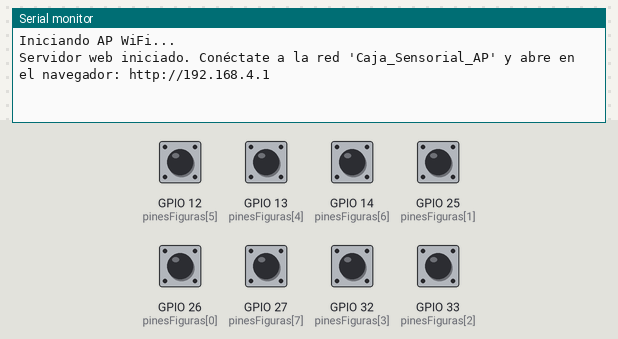
Simulated run of this sketch. Board: ESP32. Shown: the last lines printed to the serial monitor. The test bench sets the inputs (shaded band); at power-on: GPIO 12 (pinesFiguras[5]), GPIO 13 (pinesFiguras[4]), GPIO 14 (pinesFiguras[6]), GPIO 25 (pinesFiguras[1]), GPIO 26 (pinesFiguras[0]), GPIO 27 (pinesFiguras[7]), GPIO 32 (pinesFiguras[3]), GPIO 33 (pinesFiguras[2]) HIGH. The audio player accepts every command and is not drawn.

Above: at 2.7 s.
2.8 s: GPIO 12 (pinesFiguras[5]) pulled LOW for 0.15 s
At 3.4 s:
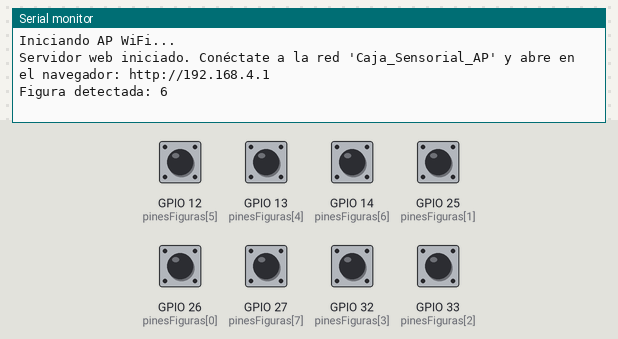
4.4 s: GPIO 13 (pinesFiguras[4]) pulled LOW for 0.15 s
At 5.6 s:
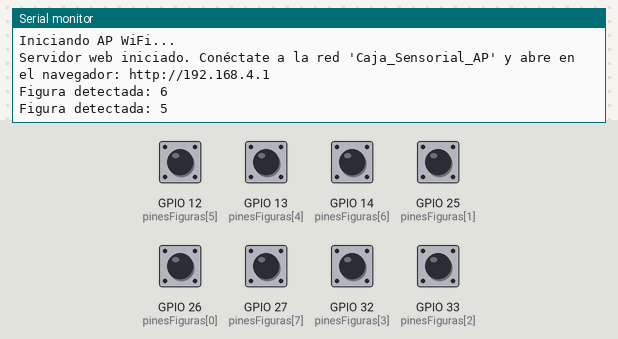
6.0 s: GPIO 14 (pinesFiguras[6]) pulled LOW for 0.15 s
At 7.0 s:
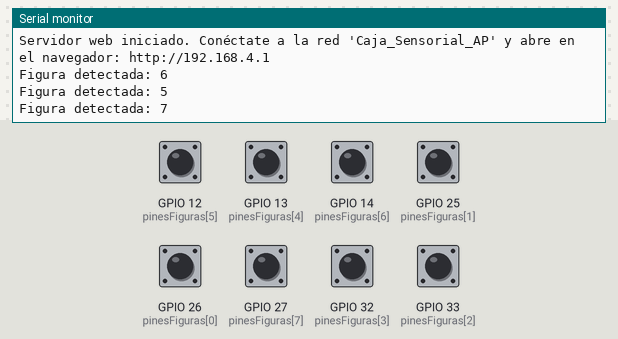
7.6 s: GPIO 25 (pinesFiguras[1]) pulled LOW for 0.15 s
At 8.2 s:
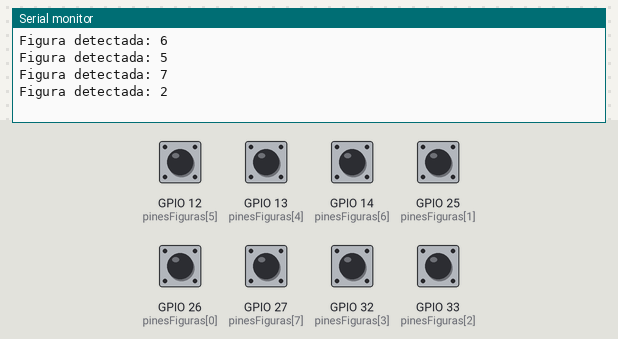
9.2 s: GPIO 26 (pinesFiguras[0]) pulled LOW for 0.15 s
At 10.4 s:
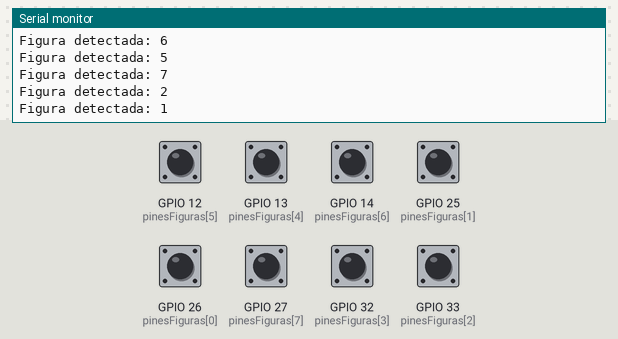
10.8 s: GPIO 27 (pinesFiguras[7]) pulled LOW for 0.15 s
At 11.9 s:
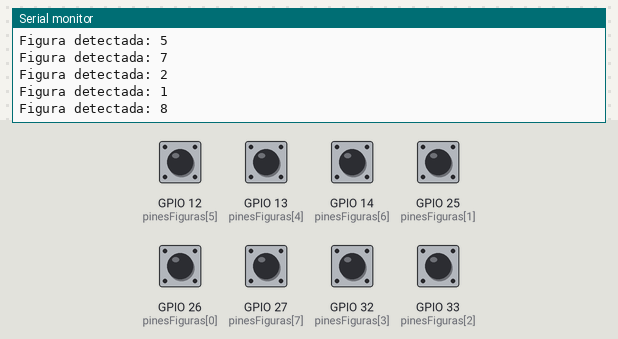
Timing chart, 0 to 13.4 s (numbered marks = the images above; inputs shaded):
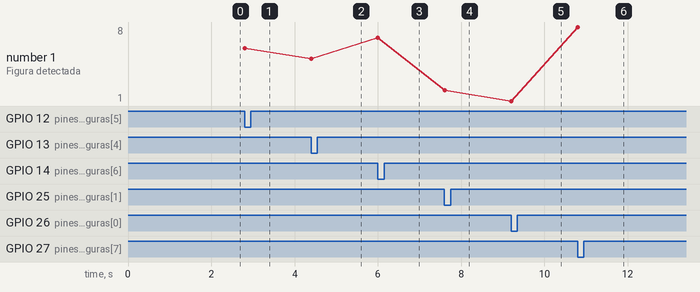

Measured:
- after the input at 2.8 s, the serial monitor: prints a new line at once (image 1)
- after the input at 4.4 s, the serial monitor: prints a new line at once (image 2)
- after the input at 6.0 s, the serial monitor: prints a new line at once (image 3)
- after the input at 7.6 s, the serial monitor: prints a new line at once (image 4)
- after the input at 9.2 s, the serial monitor: prints a new line at once (image 5)
- after the input at 10.8 s, the serial monitor: prints a new line at once (image 6)
- plotted number 1: 6 → 5 after the input at 4.4 s, 5 → 7 after the input at 6.0 s, 7 → 2 after the input at 7.6 s, 2 → 1 after the input at 9.2 s, 1 → 8 after the input at 10.8 s

The sketch:

ESP32_Firmware.ino
```cpp
#include <Arduino.h>
#include <DFRobotDFPlayerMini.h>
#include <WiFi.h>
#include <WebServer.h>

// --- CONFIGURACIÓN DE PINES Y AUDIO ---
HardwareSerial mySoftwareSerial(2);
DFRobotDFPlayerMini myDFPlayer;

const int numFiguras = 8;
const int pinesFiguras[numFiguras] = {26, 25, 33, 32, 13, 12, 14, 27};
bool estadoAnterior[numFiguras];

int ultimaPista = 9; // Arrancamos mostrando la pista de bienvenida en el log

// --- CONFIGURACIÓN WIFI Y SERVIDOR WEB ---
const char* ssid = "Caja_Sensorial_AP";
const char* password = ""; // Sin contraseña para acceso rápido
WebServer server(80);

// --- CÓDIGO HTML + CSS + JAVASCRIPT ---
const char dashboard_html[] PROGMEM = R"rawliteral(
<!DOCTYPE html>
<html lang="es">
<head>
    <meta charset="UTF-8">
    <meta name="viewport" content="width=device-width, initial-scale=1.0">
    <title>Inclusivio | Debugger</title>
    <style>
        body { background-color: #0d0d0d; color: #ececec; font-family: 'Consolas', 'Courier New', monospace; text-align: center; margin: 0; padding: 20px; }
        h1 { color: #00d2ff; text-transform: uppercase; letter-spacing: 2px; }
        .grid { display: grid; grid-template-columns: repeat(auto-fit, minmax(120px, 1fr)); gap: 15px; max-width: 600px; margin: 30px auto; }
        .slot { background: #1a1a1a; padding: 20px; border-radius: 8px; border: 2px solid #333; transition: all 0.2s ease-in-out; font-weight: bold; }
        .slot.active { border-color: #00d2ff; background: #002b36; box-shadow: 0 0 15px rgba(0, 210, 255, 0.5); color: #00d2ff; }
        #log { margin-top: 30px; padding: 15px; background: #111; border-left: 4px solid #ff0055; display: inline-block; text-align: left; }
        .status-dot { height: 10px; width: 10px; background-color: #00ff00; border-radius: 50%; display: inline-block; margin-right: 5px; box-shadow: 0 0 8px #00ff00;}
    </style>
</head>
<body>
    <h1><span class="status-dot"></span>Debugger Físico</h1>
    <p>Monitor de telemetría de Inclusivio en tiempo real</p>

    <div class="grid">
        <div class="slot" id="s0">Cuadrado</div>
        <div class="slot" id="s1">Círculo</div>
        <div class="slot" id="s2">Trapecio</div>
        <div class="slot" id="s3">Hexágono</div>
        <div class="slot" id="s4">Triángulo</div>
        <div class="slot" id="s5">Rectángulo</div>
        <div class="slot" id="s6">Rombo</div>
        <div class="slot" id="s7">Pentágono</div>
    </div>

    <div id="log">
        <strong>Sistema de Audio:</strong> <br>
        <span id="track-info">Esperando interacción...</span>
    </div>

    <script>
        setInterval(() => {
            fetch('/api/estado')
            .then(response => response.json())
            .then(data => {
                for (let i = 0; i < 8; i++) {
                    let elemento = document.getElementById('s' + i);
                    if (data.sensores[i] === 1) {
                        elemento.classList.add('active');
                    } else {
                        elemento.classList.remove('active');
                    }
                }
                if (data.pista > 0) {
                    document.getElementById('track-info').innerText = "Reproduciendo pista MP3: 00" + data.pista;
                }
            })
            .catch(error => console.error('Error de conexión:', error));
        }, 300);
    </script>
</body>
</html>
)rawliteral";

// --- ENDPOINTS DEL SERVIDOR ---
void handleRoot() {
  server.send(200, "text/html", dashboard_html);
}

void handleEstado() {
  String json = "{\"sensores\":[";
  for (int i = 0; i < numFiguras; i++) {
    int estado = (digitalRead(pinesFiguras[i]) == LOW) ? 1 : 0;
    json += String(estado);
    if (i < numFiguras - 1) json += ",";
  }
  json += "], \"pista\":" + String(ultimaPista) + "}";

  server.send(200, "application/json", json);
}

void setup() {
  Serial.begin(115200);
  mySoftwareSerial.begin(9600, SERIAL_8N1, 16, 17);

  // 1. Configurar Pines
  for (int i = 0; i < numFiguras; i++) {
    pinMode(pinesFiguras[i], INPUT_PULLUP);
    estadoAnterior[i] = HIGH;
  }

  // 2. Levantar Red WiFi (Access Point)
  Serial.println("\nIniciando AP WiFi...");
  WiFi.softAP(ssid, password);
  IPAddress IP = WiFi.softAPIP();
  Serial.print("Servidor web iniciado. Conéctate a la red 'Caja_Sensorial_AP' y abre en el navegador: http://");
  Serial.println(IP);

  // 3. Configurar Rutas del Servidor
  server.on("/", handleRoot);
  server.on("/api/estado", handleEstado);
  server.begin();

  // 4. Inicializar DFPlayer y Reproducir Bienvenida
  if (!myDFPlayer.begin(mySoftwareSerial)) {
    Serial.println("Error de DFPlayer.");
  } else {
    myDFPlayer.volume(22); // Volumen ideal (0 a 30)
    delay(1000); // Pequeña pausa para asegurar arranque del módulo
    myDFPlayer.play(9); // Reproduce el archivo 009.mp3 de bienvenida al encender
  }
}

void loop() {
  server.handleClient();

  for (int i = 0; i < numFiguras; i++) {
    bool estadoActual = digitalRead(pinesFiguras[i]);

    if (estadoActual == LOW && estadoAnterior[i] == HIGH) {
      Serial.print("Figura detectada: ");
      Serial.println(i + 1);

      myDFPlayer.play(i + 1);
      ultimaPista = i + 1;

      delay(50); // Debounce
    }
    estadoAnterior[i] = estadoActual;
  }
}
```
